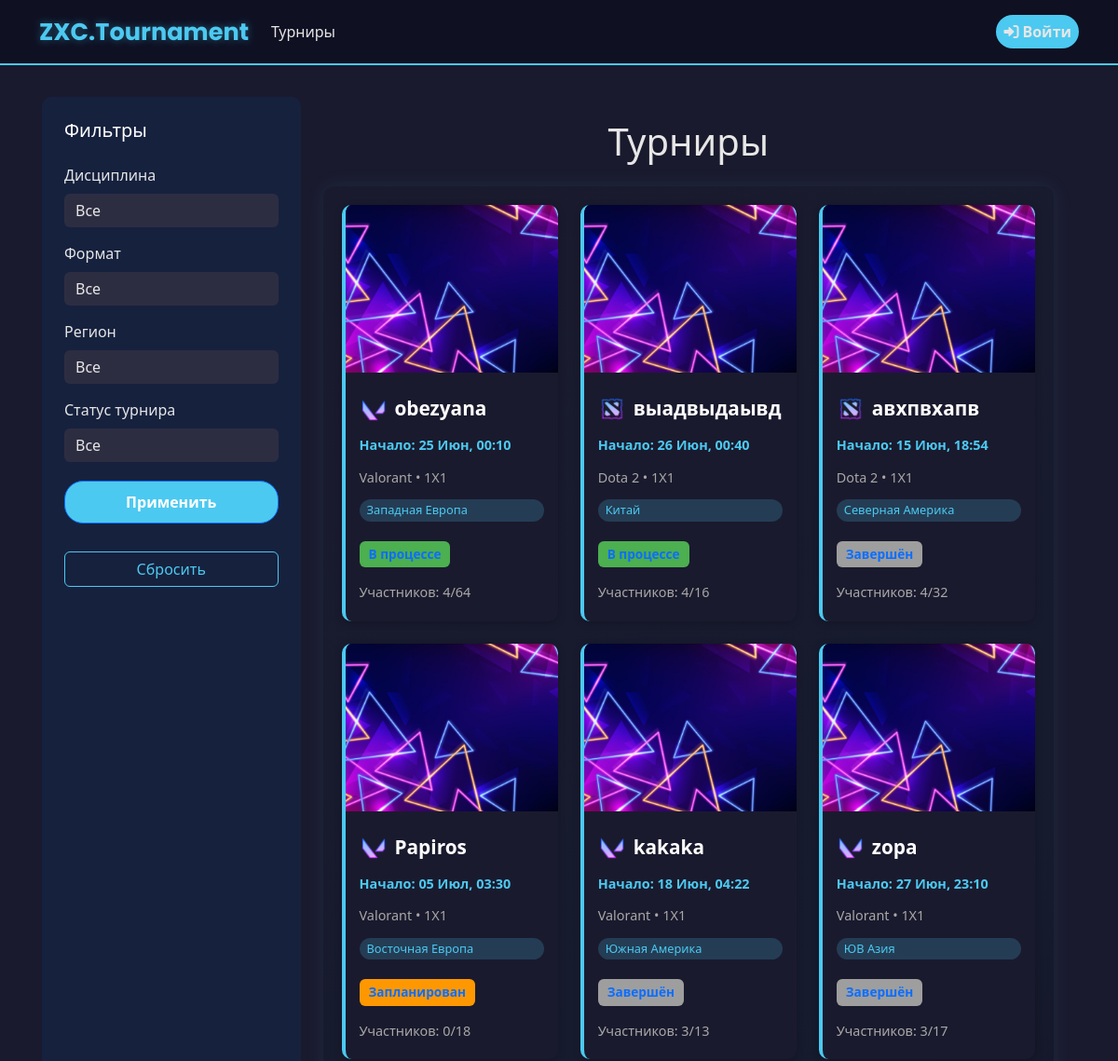
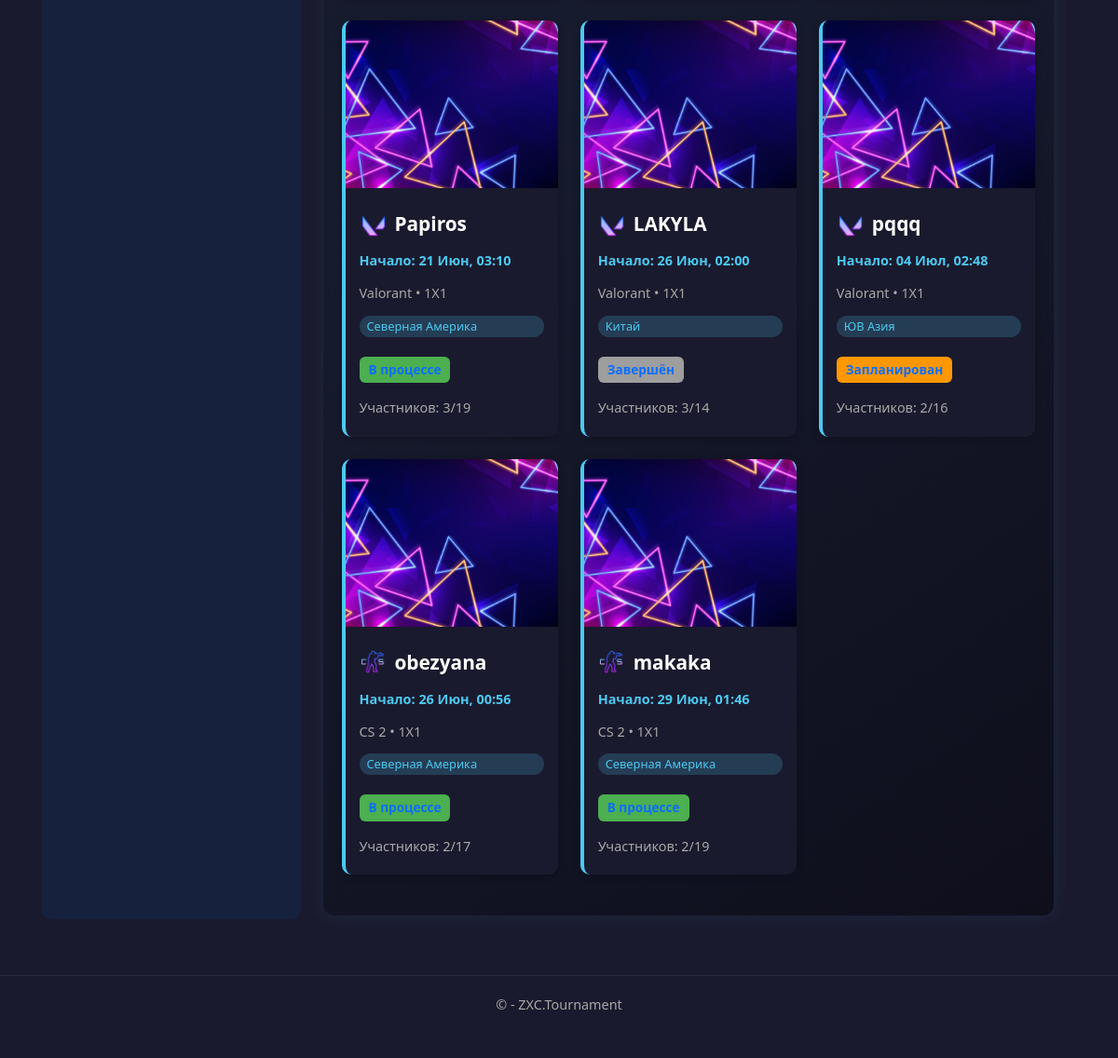
/tournaments/, run on the app's committed database (2 pictures, top to bottom).
### app/models.py (models this page shows, shortened)
class Tournament(models.Model):
    DISCIPLINE_CHOICES = [
        ('Dota 2', 'Dota 2'),
        ('CS 2', 'CS 2'),
        ('Valorant', 'Valorant'),
        ('LoL', 'League of Legends'),
    ]
    FORMAT_CHOICES = [
        ('1x1', '1x1'),
        ('2x2', '2x2'),
        ('3x3', '3x3'),
        ('5x5', '5x5'),
    ]
    TOURNAMENT_FORMAT_CHOICES = [
        ('single_elimination', 'Single Elimination'),
        ('double_elimination', 'Double Elimination'),
        ('round_robin', 'Round Robin'),
    ]
    TEAM_COUNT_CHOICES = [(i, str(i)) for i in range(2, 513)]
    LOCATION_CHOICES = [
        ('China', 'Китай'),
        ('Western Europe', 'Западная Европа'),
        ('Eastern Europe', 'Восточная Европа'),
        ('Southeast Asia', 'ЮВ Азия'),
        ('North America', 'Северная Америка'),
        ('South America', 'Южная Америка'),
    ]
    name = models.CharField(max_length=50, verbose_name="Название турнира")
    max_teams = models.IntegerField(choices=TEAM_COUNT_CHOICES, verbose_name="Максимальное количество команд")
    start_date = models.DateTimeField(verbose_name="Дата начала")
    discipline = models.CharField(max_length=50, choices=DISCIPLINE_CHOICES, verbose_name="Дисциплина")
    game_format = models.CharField(max_length=50, choices=FORMAT_CHOICES, verbose_name="Формат игры")
    tournament_format = models.CharField(max_length=50, choices=TOURNAMENT_FORMAT_CHOICES, verbose_name="Формат турнира", blank=True, null=True)
    location = models.CharField(max_length=50, choices=LOCATION_CHOICES, verbose_name="Локация")
    description = models.TextField(max_length=1000, verbose_name="Описание", blank=True, null=True)
    creator = models.ForeignKey(User, on_delete=models.CASCADE, verbose_name="Создатель")
    created_at = models.DateTimeField(default=timezone.now, verbose_name="Дата создания")
    is_active = models.BooleanField(default=True, verbose_name="Активный")
    registered_teams = models.ManyToManyField(
        'Team',
        through='TournamentRegistration',
        related_name='tournaments',
        blank=True,
        verbose_name="Зарегистрированные команды"
    )
    class Meta:
        ordering = ['-created_at']
        verbose_name = 'Турнир'
        verbose_name_plural = 'Турниры'
    def registered_teams_count(self):
        return self.registered_teams.count()
    def get_status(self):
        if hasattr(self, 'round_robin_table'):
            total_matches = RoundRobinMatch.objects.filter(table=self.round_robin_table).count()
            completed_matches = RoundRobinMatch.objects.filter(table=self.round_robin_table, is_completed=True).count()
            if completed_matches == total_matches and total_matches > 0:
                return 'completed'
            else:
                return 'in_progress'
        if hasattr(self, 'bracket'):
            total_matches = BracketMatch.objects.filter(stage__bracket=self.bracket).count()
            completed_matches = BracketMatch.objects.filter(stage__bracket=self.bracket, is_completed=True).count()
            if completed_matches == total_matches and total_matches > 0:
                return 'completed'
            else:
                return 'in_progress'
        return 'planned'
    def get_status_display(self):
        status_map = {
            'planned': 'Запланирован',
            'in_progress': 'В процессе',
            'completed': 'Завершён'
        }
        return status_map.get(self.get_status(), 'Неизвестно')

class TournamentBracket(models.Model):
    FORMAT_CHOICES = [
        ('BO1', 'Best of 1'),
        ('BO3', 'Best of 3'),
        ('BO5', 'Best of 5'),
    ]
    DISTRIBUTION_CHOICES = [
        ('random', 'Случайное распределение'),
        ('manual', 'Ручное распределение'),
    ]
    tournament = models.OneToOneField(Tournament, on_delete=models.CASCADE, related_name='bracket')
    distribution_type = models.CharField(max_length=20, choices=DISTRIBUTION_CHOICES, default='random')
    third_place_match = models.BooleanField(default=False, verbose_name="Матч за третье место")
    created_at = models.DateTimeField(auto_now_add=True)
    updated_at = models.DateTimeField(auto_now=True)
    class Meta:
        verbose_name = 'Турнирная сетка'
        verbose_name_plural = 'Турнирные сетки'

class RoundRobinTable(models.Model):
    tournament = models.OneToOneField(Tournament, on_delete=models.CASCADE, related_name='round_robin_table')
    created_at = models.DateTimeField(auto_now_add=True)
    updated_at = models.DateTimeField(auto_now=True)
    class Meta:
        verbose_name = 'Таблица Round Robin'
        verbose_name_plural = 'Таблицы Round Robin'

### app/views.py (the view)
# urls.py: path('tournaments/', views.tournaments, name='tournaments'),
def tournaments(request):
    region = request.GET.get('region')
    discipline = request.GET.get('discipline')
    game_format = request.GET.get('game_format')
    status = request.GET.get('status')
    tournaments_qs = Tournament.objects.filter(is_active=True).order_by('-created_at')
    if region:
        tournaments_qs = tournaments_qs.filter(location=region)
    if discipline:
        tournaments_qs = tournaments_qs.filter(discipline=discipline)
    if game_format:
        tournaments_qs = tournaments_qs.filter(game_format=game_format)
    if status == 'upcoming':
        tournaments_qs = tournaments_qs.filter(start_date__gt=timezone.now())
    elif status == 'in_progress':
        tournaments_qs = tournaments_qs.filter(start_date__lte=timezone.now())
    elif status == 'completed':
        tournaments_qs = tournaments_qs.filter(start_date__lt=timezone.now())
    context = {
        'tournaments': tournaments_qs,
        'regions': Tournament.LOCATION_CHOICES,
        'disciplines': Tournament.DISCIPLINE_CHOICES,
        'game_formats': Tournament.FORMAT_CHOICES,
        'selected_region': region,
        'selected_discipline': discipline,
        'selected_game_format': game_format,
        'selected_status': status,
        'timezone': timezone,
        'title': 'Турниры',
    }
    return render(request, 'app/tournaments/tournaments.html', context)

### app/templates/app/tournaments/tournaments.html (shortened to what this page needs)
﻿{% extends "app/layout.html" %}
{% load static %}
{% block content %}
<div class="container-fluid">
    <div class="row">
        <div class="col-md-3 sidebar p-4">
            <h5 class="text-white">Фильтры</h5>
            <form method="get" class="mt-3">
                <div class="mb-3">
                    <label for="discipline" class="form-label">Дисциплина</label>
                    <select name="discipline" id="discipline" class="form-control">
                        <option value="">Все</option>
                    </select>
                </div>
                <div class="mb-3">
                    <label for="game_format" class="form-label">Формат</label>
                    <select name="game_format" id="game_format" class="form-control">
                        <option value="">Все</option>
                    </select>
                </div>
                <div class="mb-3">
                    <label for="region" class="form-label">Регион</label>
                    <select name="region" id="region" class="form-control">
                        <option value="">Все</option>
                    </select>
                </div>
                <div class="mb-3">
                    <label for="status" class="form-label">Статус турнира</label>
                    <select name="status" id="status" class="form-control">
                        <option value="">Все</option>
                    </select>
                </div>
                <div class="apply-button-wrapper">
                    <button type="submit" class="btn btn-primary">Применить</button>
                </div>
                <div class="apply-button-wrapper">
                    <a href="{% url 'tournaments' %}" class="btn btn-outline-secondary">Сбросить</a>
                </div>
            </form>
        </div>
        <div class="col-md-9 main-content px-4 py-4">
            <div class="header text-center mb-4">
                <h1 class="gradient-text">Турниры</h1>
            </div>
            <div class=" tournaments-container">
                {% if tournaments %}
                <div class="row">
                    {% for t in tournaments %}
                    <div class="col-md-6 col-lg-4 mb-4">
                        <a href="/tournaments/{{ t.id }}/" style="text-decoration: none;">
                            <div class="tournament-card h-100 w-100 d-block">
                                <img src="{% static 'app/images/default-tournament.jpg' %}" class="tournament-img" alt="Tournament Image">
                                <div class="tournament-body">
                                    <div class="tournament-title mt-2 d-flex align-items-center">
                                        <img src="{% static 'app/images/'|add:t.discipline|lower|add:'.png' %}" alt="{{ t.discipline }}" class="tournament-game-icon me-2">
                                        {{ t.name }}
                                    </div>
                                    <div class="tournament-meta tournament-date">Начало: {{ t.start_date|date:"d M, H:i" }}</div>
                                    <div class="tournament-meta">{{ t.get_discipline_display }} • {{ t.game_format|upper }}</div>
                                    <div class="tournament-tag">{{ t.get_location_display }}</div>
                                    <div class="d-flex align-items-center my-2">
                                        <span class="status-badge
                                            {% if t.get_status == 'planned' %}status-upcoming
                                            {% elif t.get_status == 'in_progress' %}status-in-progress
                                            {% elif t.get_status == 'completed' %}status-completed{% endif %}">
                                            {{ t.get_status_display }}
                                        </span>
                                    </div>
                                    <div class="tournament-meta">Участников: {{ t.registered_teams_count }}/{{ t.max_teams }}</div>
                                </div>
                            </div>
                        </a>
                    </div>
                    {% endfor %}
                </div>
                {% else %}
                <div class="text-center mt-5">
                    <p class="text-muted">Нет активных турниров</p>
                </div>
                {% endif %}
            </div>
        </div>
    </div>
</div>
{% endblock %}

### static/app/content/site.css (style rules this page uses)
body { padding-top: 10px; padding-bottom: 10px; }
input, select, textarea { max-width: 280px; }
.sidebar { padding: 20px; color: #e6e6e6; background-color: #16213e; }
.main-content { padding: 20px; background-color: #1a1a2e; }
body { background-color: #1a1a2e; color: #e6e6e6; font-family: 'Segoe UI', Tahoma, Geneva, Verdana, sans-serif; }
.tournament-body { padding: 15px; display: flex; flex-direction: column; gap: 5px; }
.tournament-time, .tournament-title, .tournament-meta, .tournament-tag { margin-bottom: 5px; }
.tournament-game-icon { width: 30px; height: 30px; object-fit: cover; border-radius: 8px; margin-right: 10px; }

### app/templates/app/tournaments/tournaments.html (style rules this page uses)
.sidebar { background-color: #16213e; padding: 20px; border-radius: 10px; margin-bottom: 20px; }
.sidebar h5 { color: #e6e6e6; margin-bottom: 1.5rem; }
.form-control { background-color: #2d2d42; border: none; color: #e6e6e6; }
.btn-primary { background-color: #4cc9f0; color: white; border-radius: 20px; padding: 10px 16px; font-weight: bold; width: 100%; transition: background-color 0.3s ease; }
.btn-outline-secondary { color: #4cc9f0; border-color: #4cc9f0; margin-top: 10px; width: 100%; transition: background-color 0.3s ease; }
.tournament-card { background-color: #1a1a2e; border-left: 4px solid #4cc9f0; transition: transform 0.3s ease, box-shadow 0.3s ease; border-radius: 10px; overflow: hidden; box-shadow: 0 2px 8px rgba(0, 0, 0, 0.2); cursor: pointer; }
.tournaments-container { background: linear-gradient(145deg, #1a1a2e, #161b2e, #0f0f1c); padding: 20px; border-radius: 12px; box-shadow: 0 0 20px rgba(76, 201, 240, 0.1); }
.tournament-img { width: 100%; height: 180px; object-fit: cover; background-color: #2d2d42; }
.tournament-body { padding: 15px; display: flex; flex-direction: column; gap: 8px; }
.tournament-title { font-size: 1.3rem; font-weight: bold; color: #ffffff; display: flex; align-items: center; }
.tournament-meta { color: #a8a8a8; font-size: 0.9rem; }
.tournament-tag { display: inline-block; background-color: #4cc9f033; color: #4cc9f0; padding: 2px 8px; border-radius: 12px; font-size: 0.8rem; }
.status-badge { font-size: 0.85rem; font-weight: bold; padding: 4px 10px; border-radius: 6px; }
.status-upcoming { background-color: #ff9800; }
.status-in-progress { background-color: #4caf50; }
.status-completed { background-color: #9e9e9e; }
.tournament-date { color: #4cc9f0 !important; font-size: 0.9rem; font-weight: bold; }
.tournament-game-icon { width: 30px; height: 30px; object-fit: cover; border-radius: 8px; }
.apply-button-wrapper { margin-top: 20px; text-align: center; }

### data on the page
Tournament: name "obezyana", start_date "25 Июн, 00:10", discipline "Valorant", game_format "1X1", location "Западная Европа", status "В процессе", registered_teams_count "4", max_teams "64"
Tournament: name "выадвыдаывд", start_date "26 Июн, 00:40", discipline "Dota 2", game_format "1X1", location "Китай", status "В процессе", registered_teams_count "4", max_teams "16"
Tournament: name "авхпвхапв", start_date "15 Июн, 18:54", discipline "Dota 2", game_format "1X1", location "Северная Америка", status "Завершён", registered_teams_count "4", max_teams "32"
Tournament: name "Papiros", start_date "05 Июл, 03:30", discipline "Valorant", game_format "1X1", location "Восточная Европа", status "Запланирован", registered_teams_count "0", max_teams "18"
Tournament: name "kakaka", start_date "18 Июн, 04:22", discipline "Valorant", game_format "1X1", location "Южная Америка", status "Завершён", registered_teams_count "3", max_teams "13"
Tournament: name "zopa", start_date "27 Июн, 23:10", discipline "Valorant", game_format "1X1", location "ЮВ Азия", status "Завершён", registered_teams_count "3", max_teams "17"
Tournament: name "Papiros", start_date "21 Июн, 03:10", discipline "Valorant", game_format "1X1", location "Северная Америка", status "В процессе", registered_teams_count "3", max_teams "19"
Tournament: name "LAKYLA", start_date "26 Июн, 02:00", discipline "Valorant", game_format "1X1", location "Китай", status "Завершён", registered_teams_count "3", max_teams "14"
Tournament: name "pqqq", start_date "04 Июл, 02:48", discipline "Valorant", game_format "1X1", location "ЮВ Азия", status "Запланирован", registered_teams_count "2", max_teams "16"
Tournament: name "obezyana", start_date "26 Июн, 00:56", discipline "CS 2", game_format "1X1", location "Северная Америка", status "В процессе", registered_teams_count "2", max_teams "17"
Tournament: name "makaka", start_date "29 Июн, 01:46", discipline "CS 2", game_format "1X1", location "Северная Америка", status "В процессе", registered_teams_count "2", max_teams "19"
